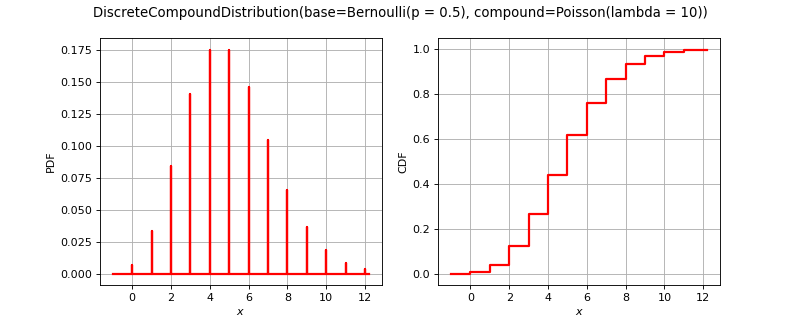

This chart was generated by the following Python code:
import openturns as ot
from matplotlib import pyplot as plt
from openturns.viewer import View
if ot.DiscreteCompoundDistribution().__class__.__name__ == 'Bernoulli':
    distribution = ot.Bernoulli(0.7)
elif ot.DiscreteCompoundDistribution().__class__.__name__ == 'Binomial':
    distribution = ot.Binomial(5, 0.2)
elif ot.DiscreteCompoundDistribution().__class__.__name__ == 'Hypergeometric':
    distribution = ot.Hypergeometric(10, 4, 7)
elif ot.DiscreteCompoundDistribution().__class__.__name__ == 'ComposedDistribution':
    copula = ot.IndependentCopula(2)
    marginals = [ot.Uniform(1.0, 2.0), ot.Normal(2.0, 3.0)]
    distribution = ot.ComposedDistribution(marginals, copula)
elif ot.DiscreteCompoundDistribution().__class__.__name__ == 'CumulativeDistributionNetwork':
    coll = [ot.Normal(2),ot.Dirichlet([0.5, 1.0, 1.5])]
    distribution = ot.CumulativeDistributionNetwork(coll, ot.BipartiteGraph([[0,1], [0,1]]))
elif ot.DiscreteCompoundDistribution().__class__.__name__ == 'Histogram':
    distribution = ot.Histogram([-1.0, 0.5, 1.0, 2.0], [0.45, 0.4, 0.15])
elif ot.DiscreteCompoundDistribution().__class__.__name__ == 'KernelMixture':
    kernel = ot.Uniform()
    sample = ot.Normal().getSample(5)
    bandwith = [1.0]
    distribution = ot.KernelMixture(kernel, bandwith, sample)
elif ot.DiscreteCompoundDistribution().__class__.__name__ == 'MaximumDistribution':
    coll = [ot.Uniform(2.5, 3.5), ot.LogUniform(1.0, 1.2), ot.Triangular(2.0, 3.0, 4.0)]
    distribution = ot.MaximumDistribution(coll)
elif ot.DiscreteCompoundDistribution().__class__.__name__ == 'Multinomial':
    distribution = ot.Multinomial(5, [0.2])
elif ot.DiscreteCompoundDistribution().__class__.__name__ == 'RandomMixture':
    coll = [ot.Triangular(0.0, 1.0, 5.0), ot.Uniform(-2.0, 2.0)]
    weights = [0.8, 0.2]
    cst = 3.0
    distribution = ot.RandomMixture(coll, weights, cst)
elif ot.DiscreteCompoundDistribution().__class__.__name__ == 'TruncatedDistribution':
    distribution = ot.TruncatedDistribution(ot.Normal(2.0, 1.5), 1.0, 4.0)
elif ot.DiscreteCompoundDistribution().__class__.__name__ == 'UserDefined':
    distribution = ot.UserDefined([[0.0], [1.0], [2.0]], [0.2, 0.7, 0.1])
elif ot.DiscreteCompoundDistribution().__class__.__name__ == 'ZipfMandelbrot':
    distribution = ot.ZipfMandelbrot(10, 2.5, 0.3)
else:
    distribution = ot.DiscreteCompoundDistribution()
dimension = distribution.getDimension()
title = str(distribution)[:100].split('\n')[0]
if dimension == 1:
    distribution.setDescription(['$x$'])
    pdf_graph = distribution.drawPDF()
    cdf_graph = distribution.drawCDF()
    fig = plt.figure(figsize=(10, 4))
    pdf_axis = fig.add_subplot(121)
    cdf_axis = fig.add_subplot(122)
    View(pdf_graph, figure=fig, axes=[pdf_axis], add_legend=False)
    View(cdf_graph, figure=fig, axes=[cdf_axis], add_legend=False)
    fig.suptitle(title)
elif dimension == 2:
    distribution.setDescription(['$x_1$', '$x_2$'])
    pdf_graph = distribution.drawPDF()
    pdf_graph.setTitle(title)
    fig = plt.figure(figsize=(10, 5))
    pdf_axis = fig.add_subplot(111)
    View(pdf_graph, figure=fig, axes=[pdf_axis], add_legend=False, square_axes=True)
